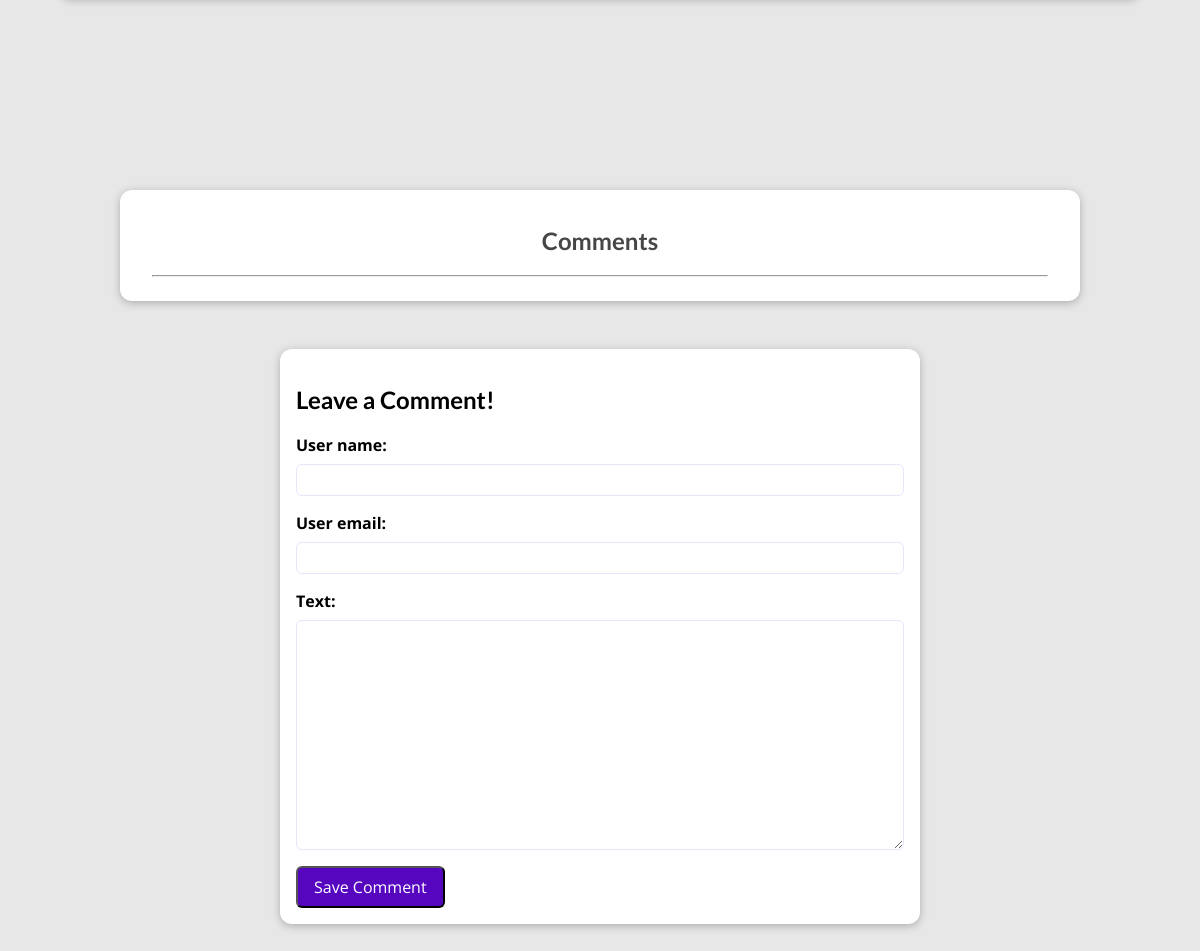
The app's page /posts/haki (lower part), older data.
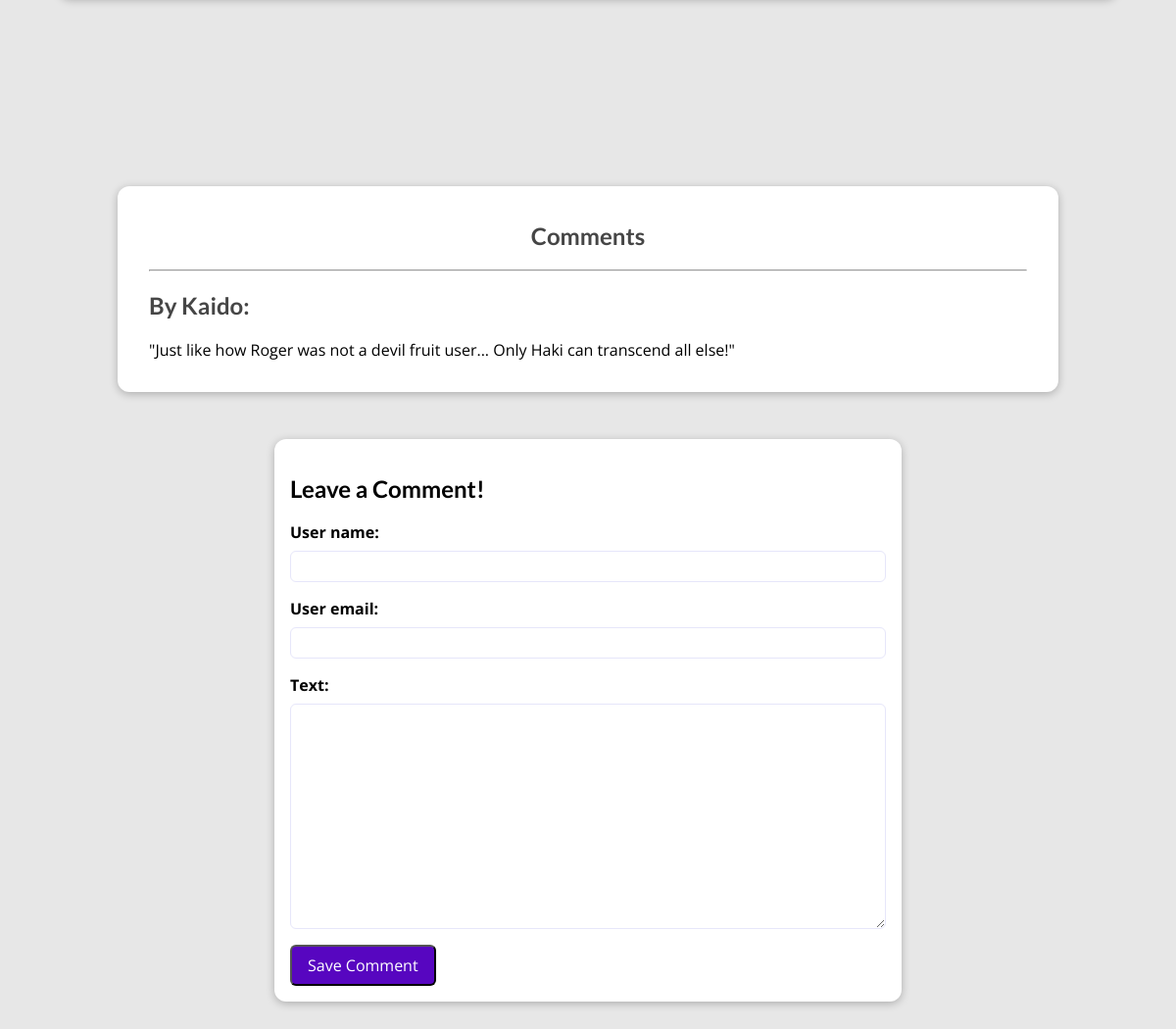
The same page, newer data.
### blog/models.py (models this page shows, shortened)
class Comment(models.Model):
    user_name = models.CharField(max_length=100)
    user_email = models.EmailField()
    text = models.TextField()
    post = models.ForeignKey(Post, on_delete=models.CASCADE, related_name="comments")

### blog/views.py (the view, shortened to what this page needs)
# urls.py: path("posts/<slug:slug>", views.SinglePostView.as_view(),
class SinglePostView(View):
    def get(self, request, slug):
        post = get_object_or_404(Post, slug=slug)
        context = {
            "post": post,
            "tags": post.tags.all(),
            "comment_form": CommentForm(),
            "comments": post.comments.all().order_by("-id"),
        }
        return render(request, "blog/post-detail.html", context)

### blog/forms.py
class CommentForm(forms.ModelForm):
    class Meta:
        model = Comment
        exclude = ["post"]
        labels = {
            "name": "Your Name",
            "email": "Your Email",
            "body": "Your Comment",
        }
        widgets = {
            "name": forms.TextInput(attrs={"class": "form-control"}),
            "email": forms.EmailInput(attrs={"class": "form-control"}),
            "body": forms.Textarea(attrs={"class": "form-control"}),
        }

### blog/models.py (called while the page is built)
    def full_name(self):
        return f'{self.first_name} {self.last_name}'

    def __str__(self):
        return self.full_name()

### blog/templates/blog/post-detail.html (shortened to what this page needs)
{% extends "base.html" %}
{% load static %}
{% block css_files %}
<link rel="stylesheet" href="{% static "blog/post-detail.css" %}">
{% endblock %}
{% block content %}
<section id="comments">
  <h2 id="comment_header">Comments</h2>
  <hr>
  <ul>
    {% for comment in comments %}
      <li>
        <h2>By {{ comment.user_name }}:</h2>
        <p>{{ comment.text }}</p>
      </li>
    {% endfor %}
  </ul>
</section>
<section id="comment-form">
  <h2>Leave a Comment!</h2>
  <form action="{% url "post-detail-page" post.slug %}" method="POST">
    {% for form_field in comment_form %}
      <div class="form-control {% if form_field.errors %} invalid {% endif %}">
        {{ form_field.label_tag }}
        {{ form_field }}
      </div>
    {% endfor %}
    <button>Save Comment</button>
  </form>
</section>
{% endblock %}

Row changes from the older to the newer data that the page shows:
added Comment: user_name "Kaido", text "\"Just like how Roger was not a devil fruit user... Only Haki can transcend all else!\""
